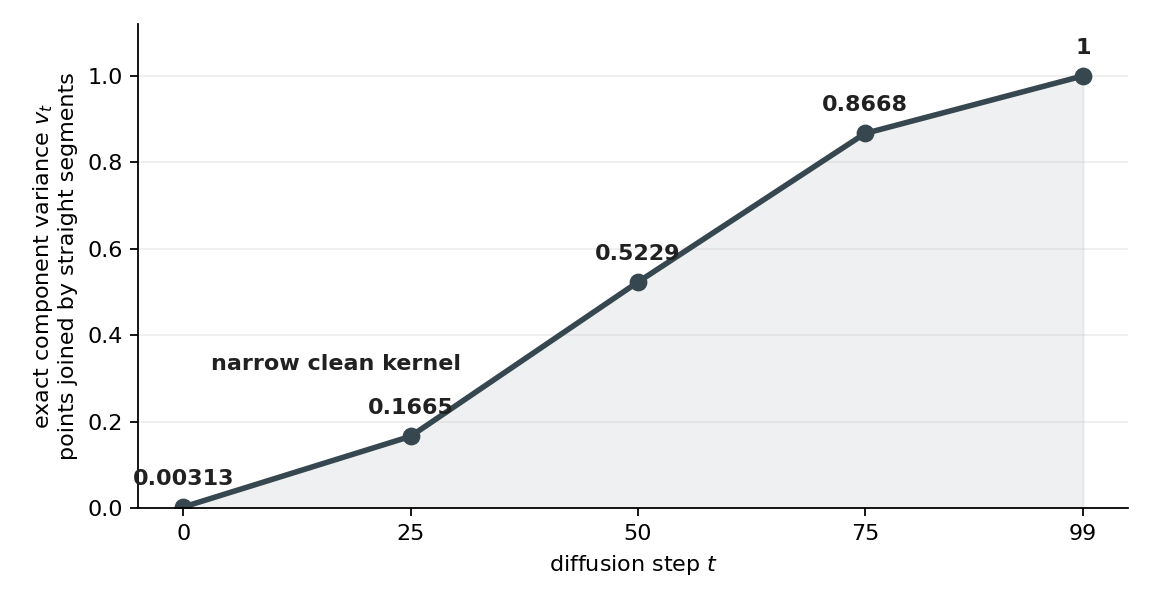

The Python source for this figure:
from pathlib import Path
import json
import matplotlib.pyplot as plt
import numpy as np

INK = "#212121"
VARIANCE = "#37474f"

repo = Path(__file__).resolve().parents[4]
with (repo / "rebuild/out/walk-numbers.json").open() as f:
    values = json.load(f)

SIG = 0.05
steps = np.array([0, 25, 50, 75, 99])
abar = np.array([values[f"p1.abar_{t}"] for t in steps])
variance = 1 - abar + abar * SIG**2
variance[0] = values["p3.noised_ideal_var_t0_sig0.05"]
variance[2] = values["p3.noised_ideal_var_t50_sig0.05"]
variance[4] = values["p3.noised_ideal_var_t99_sig0.05"]

fig, ax = plt.subplots(figsize=(7.2, 3.8))
ax.plot(steps, variance, color=VARIANCE, marker="o", linewidth=2.5, markersize=7)
ax.fill_between(steps, 0, variance, color=VARIANCE, alpha=0.08)

for t, value in zip(steps, variance):
    ax.annotate(f"{value:.4g}", (t, value), xytext=(0, 10), textcoords="offset points",
                ha="center", color=INK, weight="bold")

ax.text(3, 0.32, "narrow clean kernel", color=INK, weight="bold")
ax.set_xlabel(r"diffusion step $t$")
ax.set_ylabel("exact component variance $v_t$\npoints joined by straight segments")
ax.set_xticks(steps)
ax.set_ylim(0, 1.12)
ax.spines[["top", "right"]].set_visible(False)
ax.grid(axis="y", alpha=0.2)
fig.tight_layout()
fig.savefig(Path(__file__).with_suffix(".png"), dpi=160)
